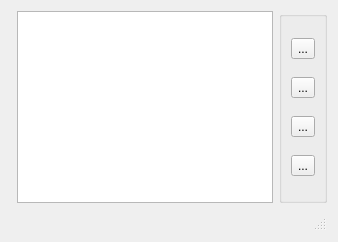
           <widget class="QWidget" name="mpoleZero">
            <property name="autoFillBackground">
             <bool>false</bool>
            </property>
            <attribute name="title">
             <string>Pole-Zero Plot</string>
            </attribute>
            <layout class="QGridLayout" name="gridLayout_3">
             <item row="0" column="2">
              <widget class="QGroupBox" name="mpzgroupBox">
               <property name="cursor">
                <cursorShape>ArrowCursor</cursorShape>
               </property>
               <property name="title">
                <string/>
               </property>
               <property name="flat">
                <bool>false</bool>
               </property>
               <property name="checkable">
                <bool>false</bool>
               </property>
               <layout class="QVBoxLayout" name="verticalLayout_4">
                <item>
                 <widget class="QToolButton" name="maddzeroPush">
                  <property name="toolTip">
                   <string>Add zero</string>
                  </property>
                  <property name="text">
                   <string>...</string>
                  </property>
                  <property name="icon">
                   <iconset resource="icons.qrc">
                    <normaloff>:/icons/add_zero.svg</normaloff>:/icons/add_zero.svg</iconset>
                  </property>
                  <property name="checkable">
                   <bool>true</bool>
                  </property>
                 </widget>
                </item>
                <item>
                 <widget class="QToolButton" name="maddpolePush">
                  <property name="toolTip">
                   <string>Add pole</string>
                  </property>
                  <property name="text">
                   <string>...</string>
                  </property>
                  <property name="icon">
                   <iconset resource="icons.qrc">
                    <normaloff>:/icons/add_pole.svg</normaloff>:/icons/add_pole.svg</iconset>
                  </property>
                  <property name="checkable">
                   <bool>true</bool>
                  </property>
                 </widget>
                </item>
                <item>
                 <widget class="QToolButton" name="mdelPush">
                  <property name="toolTip">
                   <string>Delete pole/zero</string>
                  </property>
                  <property name="text">
                   <string>...</string>
                  </property>
                  <property name="icon">
                   <iconset resource="icons.qrc">
                    <normaloff>:/icons/remove_red.svg</normaloff>:/icons/remove_red.svg</iconset>
                  </property>
                  <property name="checkable">
                   <bool>true</bool>
                  </property>
                 </widget>
                </item>
                <item>
                 <widget class="QToolButton" name="mconjPush">
                  <property name="toolTip">
                   <string>Conjugate</string>
                  </property>
                  <property name="text">
                   <string>...</string>
                  </property>
                  <property name="icon">
                   <iconset resource="icons.qrc">
                    <normaloff>:/icons/conjugate.svg</normaloff>:/icons/conjugate.svg</iconset>
                  </property>
                  <property name="iconSize">
                   <size>
                    <width>16</width>
                    <height>16</height>
                   </size>
                  </property>
                  <property name="checkable">
                   <bool>true</bool>
                  </property>
                 </widget>
                </item>
               </layout>
              </widget>
             </item>
             <item row="1" column="0" colspan="3">
              <widget class="QStatusBar" name="mpzstatusBar"/>
             </item>
             <item row="0" column="1">
              <widget class="PzPlot" name="mpzPlot">
               <property name="sizePolicy">
                <sizepolicy hsizetype="MinimumExpanding" vsizetype="MinimumExpanding">
                 <horstretch>0</horstretch>
                 <verstretch>0</verstretch>
                </sizepolicy>
               </property>
               <property name="frameShape">
                <enum>QFrame::StyledPanel</enum>
               </property>
               <property name="frameShadow">
                <enum>QFrame::Sunken</enum>
               </property>
               <property name="lineWidth">
                <number>1</number>
               </property>
               <property name="interactive">
                <bool>true</bool>
               </property>
              </widget>
             </item>
            </layout>
           </widget>
